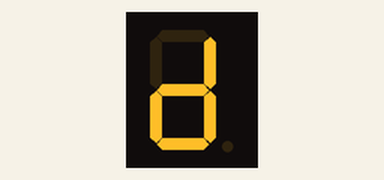
This sketch was run on a simulated Arduino Uno, built with avr-gcc and run on an emulated ATmega328P. Shown: 1-digit seven-segment display. Wiring (inferred from the names in the program): 1-digit 7-segment display, segments lit when HIGH: segments pin 8, pin 7, pin 6, pin 5, pin 4, pin 3, pin 2, pin 9. The segment pins are drawn as the display they are named for.

Above: at 0.1 s.
At 0.8 s:
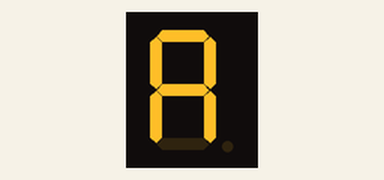
At 1.6 s:
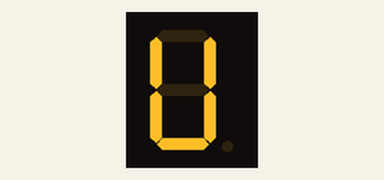
At 2.3 s:
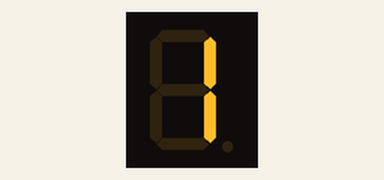
At 3.8 s:
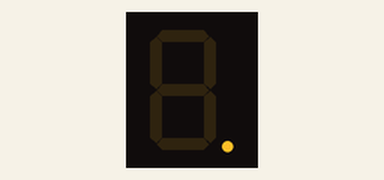

Measured:
- by itself, everything shown: repeats every 4.8 s, in 6 steps
- what the display in image 1 shows lasts 0.7 s, from 0.8 s to 1.5 s
- what the display in image 4 shows lasts 1.0 s, from 3.8 s to 4.8 s

The sketch:

dabit.ino
```cpp
int a = 8;
int b = 7;
int c = 6;
int d = 5;
int e = 4;
int f = 3;
int g = 2;
int dp = 9;
int dt = 750;
int dt2 = 1000;

void setup() {
  // put your setup code here, to run once:
pinMode(a, OUTPUT);
pinMode(b, OUTPUT);
pinMode(c, OUTPUT);
pinMode(d, OUTPUT);
pinMode(e, OUTPUT);
pinMode(f, OUTPUT);
pinMode(g, OUTPUT);
pinMode(dp, OUTPUT);
}

void loop() {
  // put your main code here, to run repeatedly:
digitalWrite(a, LOW);
digitalWrite(b, HIGH);
digitalWrite(c, HIGH);
digitalWrite(d, HIGH);
digitalWrite(e, HIGH);
digitalWrite(f, LOW);
digitalWrite(g, HIGH);
digitalWrite(dp, LOW);
delay(dt);
digitalWrite(a, HIGH);
digitalWrite(b, HIGH);
digitalWrite(c, HIGH);
digitalWrite(d, LOW);
digitalWrite(e, HIGH);
digitalWrite(f, HIGH);
digitalWrite(g, HIGH);
digitalWrite(dp, LOW);
delay(dt);
digitalWrite(a, LOW);
digitalWrite(b, HIGH);
digitalWrite(c, HIGH);
digitalWrite(d, HIGH);
digitalWrite(e, HIGH);
digitalWrite(f, HIGH);
digitalWrite(g, LOW);
digitalWrite(dp, LOW);
delay(dt);
digitalWrite(a, LOW);
digitalWrite(b, HIGH);
digitalWrite(c, HIGH);
digitalWrite(d, LOW);
digitalWrite(e, LOW);
digitalWrite(f, LOW);
digitalWrite(g, LOW);
digitalWrite(dp, LOW);
delay(dt);
digitalWrite(a, LOW);
digitalWrite(b, HIGH);
digitalWrite(c, HIGH);
digitalWrite(d, HIGH);
digitalWrite(e, HIGH);
digitalWrite(f, LOW);
digitalWrite(g, HIGH);
digitalWrite(dp, LOW);
delay(dt);
digitalWrite(a, LOW);
digitalWrite(b, LOW);
digitalWrite(c, LOW);
digitalWrite(d, LOW);
digitalWrite(e, LOW);
digitalWrite(f, LOW);
digitalWrite(g, LOW);
digitalWrite(dp, HIGH);
delay(dt2);
}
```
